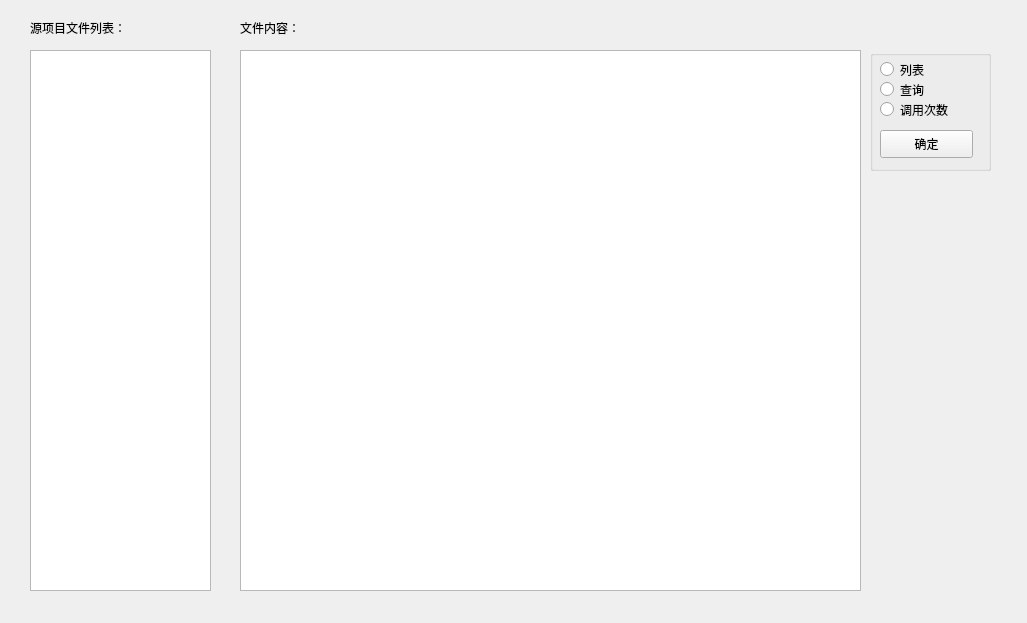
<?xml version="1.0" encoding="UTF-8"?>
<ui version="4.0">
 <class>Widget</class>
 <widget class="QWidget" name="Widget">
  <property name="geometry">
   <rect>
    <x>0</x>
    <y>0</y>
    <width>1027</width>
    <height>623</height>
   </rect>
  </property>
  <property name="windowTitle">
   <string>Widget</string>
  </property>
  <widget class="QGroupBox" name="groupBox">
   <property name="geometry">
    <rect>
     <x>870</x>
     <y>50</y>
     <width>121</width>
     <height>121</height>
    </rect>
   </property>
   <property name="title">
    <string/>
   </property>
   <widget class="QRadioButton" name="radioButton">
    <property name="geometry">
     <rect>
      <x>10</x>
      <y>10</y>
      <width>115</width>
      <height>19</height>
     </rect>
    </property>
    <property name="text">
     <string>列表</string>
    </property>
    <attribute name="buttonGroup">
     <string notr="true">buttonGroup</string>
    </attribute>
   </widget>
   <widget class="QRadioButton" name="radioButton_2">
    <property name="geometry">
     <rect>
      <x>10</x>
      <y>30</y>
      <width>115</width>
      <height>19</height>
     </rect>
    </property>
    <property name="text">
     <string>查询</string>
    </property>
    <attribute name="buttonGroup">
     <string notr="true">buttonGroup</string>
    </attribute>
   </widget>
   <widget class="QRadioButton" name="radioButton_3">
    <property name="geometry">
     <rect>
      <x>10</x>
      <y>50</y>
      <width>115</width>
      <height>19</height>
     </rect>
    </property>
    <property name="text">
     <string>调用次数</string>
    </property>
    <attribute name="buttonGroup">
     <string notr="true">buttonGroup</string>
    </attribute>
   </widget>
   <widget class="QPushButton" name="pushButton">
    <property name="geometry">
     <rect>
      <x>10</x>
      <y>80</y>
      <width>93</width>
      <height>28</height>
     </rect>
    </property>
    <property name="text">
     <string>确定</string>
    </property>
   </widget>
  </widget>
  <widget class="QLabel" name="label">
   <property name="geometry">
    <rect>
     <x>30</x>
     <y>20</y>
     <width>131</width>
     <height>16</height>
    </rect>
   </property>
   <property name="text">
    <string>源项目文件列表：</string>
   </property>
  </widget>
  <widget class="QTextEdit" name="textEdit">
   <property name="geometry">
    <rect>
     <x>240</x>
     <y>50</y>
     <width>621</width>
     <height>541</height>
    </rect>
   </property>
  </widget>
  <widget class="QLabel" name="label_2">
   <property name="geometry">
    <rect>
     <x>240</x>
     <y>20</y>
     <width>81</width>
     <height>16</height>
    </rect>
   </property>
   <property name="text">
    <string>文件内容：</string>
   </property>
  </widget>
  <widget class="QTreeView" name="treeView">
   <property name="geometry">
    <rect>
     <x>30</x>
     <y>50</y>
     <width>181</width>
     <height>541</height>
    </rect>
   </property>
  </widget>
 </widget>
 <layoutdefault spacing="6" margin="11"/>
 <resources/>
 <connections/>
 <buttongroups>
  <buttongroup name="buttonGroup"/>
 </buttongroups>
</ui>
